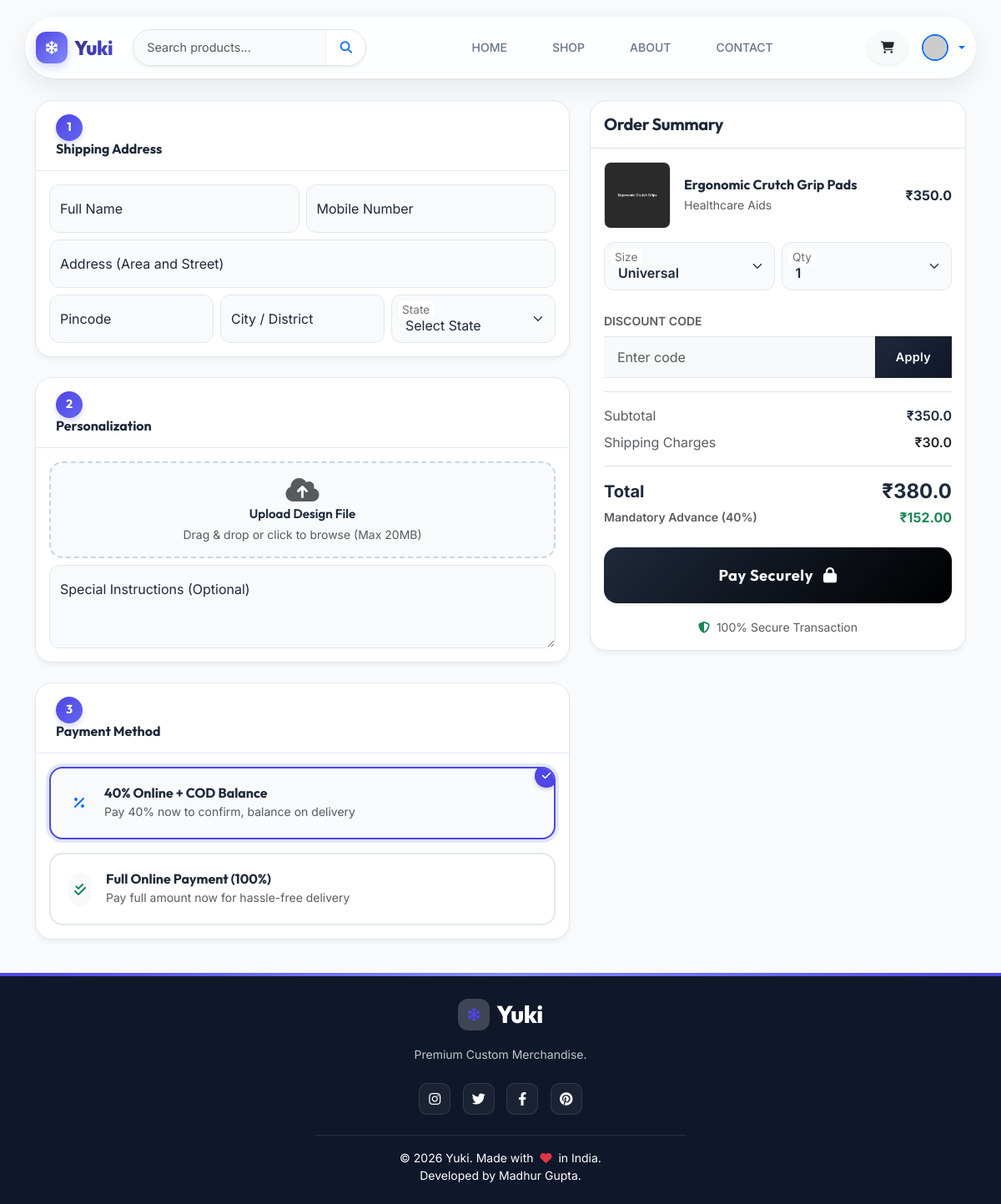
The page /checkout/16 (signed in) on the database its author committed.
### models.py (models this page shows, shortened)
class Product(db.Model):
    id = db.Column(db.Integer, primary_key=True)
    name = db.Column(db.String(150), nullable=False)
    base_price = db.Column(db.Float, nullable=False)
    shipping_charge = db.Column(db.Float, default=0.0)
    section = db.Column(db.String(50), nullable=False)  # Main Type: T-Shirts, Hoodies
    section_icon = db.Column(db.String(50), default='fas fa-box-open') # Icon class for UI
    category = db.Column(db.String(50), nullable=False) # Subtype: Oversized, Ceramic
    description = db.Column(db.Text, nullable=True)
    sizes = db.Column(db.String(100), default="S, M, L, XL")
    image_file = db.Column(db.String(120), nullable=False, default='default.jpg')
    images = db.relationship('ProductImage', backref='product', lazy=True, cascade="all, delete-orphan")
    stock = db.Column(db.Integer, default=10)
    advance_percentage = db.Column(db.Float, default=40.0)
    bulk_min_qty = db.Column(db.Integer, default=0)
    bulk_discount_percentage = db.Column(db.Float, default=0.0)

### controllers/user_controller.py (the view, shortened to what this page needs)
@login_required
def checkout(product_id):
    if current_user.is_admin:
        flash("Admins cannot perform checkout.", "warning")
        return redirect(url_for('admin_bp.dashboard'))
    product = Product.query.get_or_404(product_id)
    active_coupons = Coupon.query.filter_by(is_active=True).all()
    return render_template('user/checkout.html', product=product, coupons=active_coupons)

### templates/user/checkout.html (shortened to what this page needs)
{% extends "layouts/base.html" %}
{% block content %}
<div class="container py-3">
    <form method="POST" enctype="multipart/form-data">
        <div class="row g-4">
            <div class="col-lg-7">
                <div class="modern-card">
                    <div class="modern-card-header">
                        <div class="step-number">1</div>
                        <h6 class="mb-0 fw-700 text-accent">Shipping Address</h6>
                    </div>
                    <div class="p-3">
                        <div id="addressFormFields" {% if current_user.address %}class="d-none" {% endif %}>
                            <div class="row g-2">
                                <div class="col-md-6">
                                    <div class="form-floating">
                                        <input type="text" name="full_name" class="form-control" id="floatingName"
                                            placeholder="Name" required>
                                        <label for="floatingName">Full Name</label>
                                    </div>
                                </div>
                                <div class="col-md-6">
                                    <div class="form-floating">
                                        <input type="tel" name="mobile_number" class="form-control" id="floatingMobile"
                                            placeholder="Phone" maxlength="10" required>
                                        <label for="floatingMobile">Mobile Number</label>
                                    </div>
                                </div>
                                <div class="col-12">
                                    <div class="form-floating">
                                        <input type="text" name="address" class="form-control" id="floatingAddress"
                                            placeholder="Address" required>
                                        <label for="floatingAddress">Address (Area and Street)</label>
                                    </div>
                                </div>
                                <div class="col-md-4">
                                    <div class="form-floating">
                                        <input type="text" name="pincode" class="form-control" id="floatingPincode"
                                            placeholder="Pincode" maxlength="6" required>
                                        <label for="floatingPincode">Pincode</label>
                                    </div>
                                </div>
                                <div class="col-md-4">
                                    <div class="form-floating">
                                        <input type="text" name="city" class="form-control" id="floatingCity"
                                            placeholder="City" required>
                                        <label for="floatingCity">City / District</label>
                                    </div>
                                </div>
                                <div class="col-md-4">
                                    <div class="form-floating">
                                        <select name="state" class="form-select" id="floatingState" required>
                                            <option value="" disabled selected>Select State</option>
                                        </select>
                                        <label for="floatingState">State</label>
                                    </div>
                                </div>
                            </div>
                        </div>
                    </div>
                </div>
                <div class="modern-card">
                    <div class="modern-card-header">
                        <div class="step-number">2</div>
                        <h6 class="mb-0 fw-700 text-accent">Personalization</h6>
                    </div>
                    <div class="p-3">
                        <div class="upload-zone p-3 text-center position-relative mb-2">
                            <i class="fas fa-cloud-upload-alt fa-2x text-muted mb-1" id="uploadIcon"></i>
                            <h6 class="fw-600 text-accent mb-1" id="fileName" style="font-size: 0.95rem;">Upload Design
                                File</h6>
                            <p class="small text-muted mb-0">Drag & drop or click to browse (Max 20MB)</p>
                        </div>
                        <div class="form-floating">
                            <textarea name="instructions" class="form-control" placeholder="Comments" id="instructions"
                                style="height: 100px"></textarea>
                            <label for="instructions">Special Instructions (Optional)</label>
                        </div>
                    </div>
                </div>
                <div class="modern-card">
                    <div class="modern-card-header">
                        <div class="step-number">3</div>
                        <h6 class="mb-0 fw-700 text-accent">Payment Method</h6>
                    </div>
                    <div class="p-3">
                        <div class="payment-tile mb-3 active" onclick="selectPayment('pay40', this)">
                            <div class="d-flex align-items-center justify-content-between">
                                <div class="d-flex align-items-center">
                                    <div class="bg-light p-2 rounded-circle me-3">
                                        <i class="fas fa-percentage text-primary"></i>
                                    </div>
                                    <div>
                                        <h6 class="fw-700 mb-0 text-accent">{{ product.advance_percentage|round|int }}%
                                            Online + COD Balance</h6>
                                        <small class="text-muted">Pay {{ product.advance_percentage|round|int }}% now to
                                            confirm, balance on delivery</small>
                                    </div>
                                </div>
                            </div>
                        </div>
                        <div class="payment-tile" onclick="selectPayment('pay100', this)">
                            <div class="d-flex align-items-center justify-content-between">
                                <div class="d-flex align-items-center">
                                    <div class="bg-light p-2 rounded-circle me-3">
                                        <i class="fas fa-check-double text-success"></i>
                                    </div>
                                    <div>
                                        <h6 class="fw-700 mb-0 text-accent">Full Online Payment (100%)</h6>
                                        <small class="text-muted">Pay full amount now for hassle-free delivery</small>
                                    </div>
                                </div>
                            </div>
                        </div>
                    </div>
                </div>
            </div>
            <div class="col-lg-5">
                <div class="summary-card">
                    <div class="p-3 border-bottom">
                        <h5 class="fw-700 mb-0 text-accent ls-tight">Order Summary</h5>
                    </div>
                    <div class="p-3">
                        <div class="d-flex align-items-center mb-3">
                            {% if product.image_file %}
                            <img src="{{ url_for('static', filename='images/' + product.image_file) }}"
                                class="rounded-3 border" style="width: 80px; height: 80px; object-fit: cover;">
                            {% endif %}
                            <div class="ms-3">
                                <h6 class="fw-700 text-accent mb-1">{{ product.name }}</h6>
                                <p class="text-muted small mb-0">{{ product.category }}</p>
                            </div>
                            <div class="ms-auto fw-700 text-accent">₹{{ product.base_price }}</div>
                        </div>
                        <div class="row g-2 mb-3">
                            <div class="col-6">
                                <div class="form-floating">
                                    <select name="size" class="form-select fw-600">
                                        {% for size in product.sizes.split(',') if product.sizes %}
                                        <option value="{{ size }}">{{ size }}</option>
                                        {% else %}
                                        <option value="Std">Std</option>
                                        {% endfor %}
                                    </select>
                                    <label>Size</label>
                                </div>
                            </div>
                            <div class="col-6">
                                <div class="form-floating">
                                    <select name="quantity" id="qtyInput" class="form-select fw-600"
                                        onchange="updateTotal()">
                                        <option value="1">1</option>
                                    </select>
                                    <label>Qty</label>
                                </div>
                            </div>
                        </div>
                        <div class="mt-4 mb-3">
                            <label class="form-label fw-600 small text-muted text-uppercase">Discount Code</label>
                            <div class="input-group">
                                <input type="text" id="couponCodeInput" class="form-control bg-light"
                                    placeholder="Enter code">
                                <button type="button" id="applyBtn" class="btn btn-dark"
                                    onclick="applyCoupon()">Apply</button>
                            </div>
                        </div>
                        <div class="border-top border-bottom py-3 my-3">
                            <div class="d-flex justify-content-between mb-2">
                                <span class="text-muted">Subtotal</span>
                                <span class="fw-600">₹<span id="subtotalDisplay">{{ product.base_price }}</span></span>
                            </div>
                            <div class="d-flex justify-content-between">
                                <span class="text-muted">Shipping Charges</span>
                                <span class="fw-600 text-dark">
                                    {% if product.shipping_charge > 0 %}
                                    ₹{{ product.shipping_charge }}
                                    {% else %}
                                    <span class="text-success">Free</span>
                                    {% endif %}
                                </span>
                            </div>
                        </div>
                        <div class="d-flex justify-content-between align-items-center mb-1">
                            <span class="fw-700 h5 mb-0 text-accent">Total</span>
                            <span class="fw-700 h4 mb-0 text-accent">₹<span id="totalDisplay">{{ product.base_price +
                                    (product.shipping_charge or 0) }}</span></span>
                        </div>
                        <div class="d-flex justify-content-between align-items-center mb-4">
                            <span class="text-muted small fw-600" id="advanceLabel">Mandatory Advance ({{
                                product.advance_percentage|round|int }}%)</span>
                            <span class="text-success fw-bold">₹<span id="advanceDisplay">{{
                                    "%.2f"|format((product.base_price + (product.shipping_charge or 0)) *
                                    (product.advance_percentage / 100))
                                    }}</span></span>
                        </div>
                        <button type="submit" id="submitBtn" class="btn-pay shadow-sm">
                            Pay Securely <i class="fas fa-lock ms-2"></i>
                        </button>
                        <div class="text-center mt-3">
                            <small class="text-muted"><i class="fas fa-shield-alt me-1 text-success"></i> 100% Secure
                                Transaction</small>
                        </div>
                    </div>
                </div>
            </div>
        </div>
    </form>
</div>
{% endblock %}

### rows shown on the page
Product: advance_percentage "40", image_file (picture), name "Ergonomic Crutch Grip Pads", category "Healthcare Aids", base_price "350.0", shipping_charge "30.0", base_price+shipping_charge "380.0", base_price+shipping_charge+advance_percentage "152.00"

### other values the page prints
form field size "Universal"
